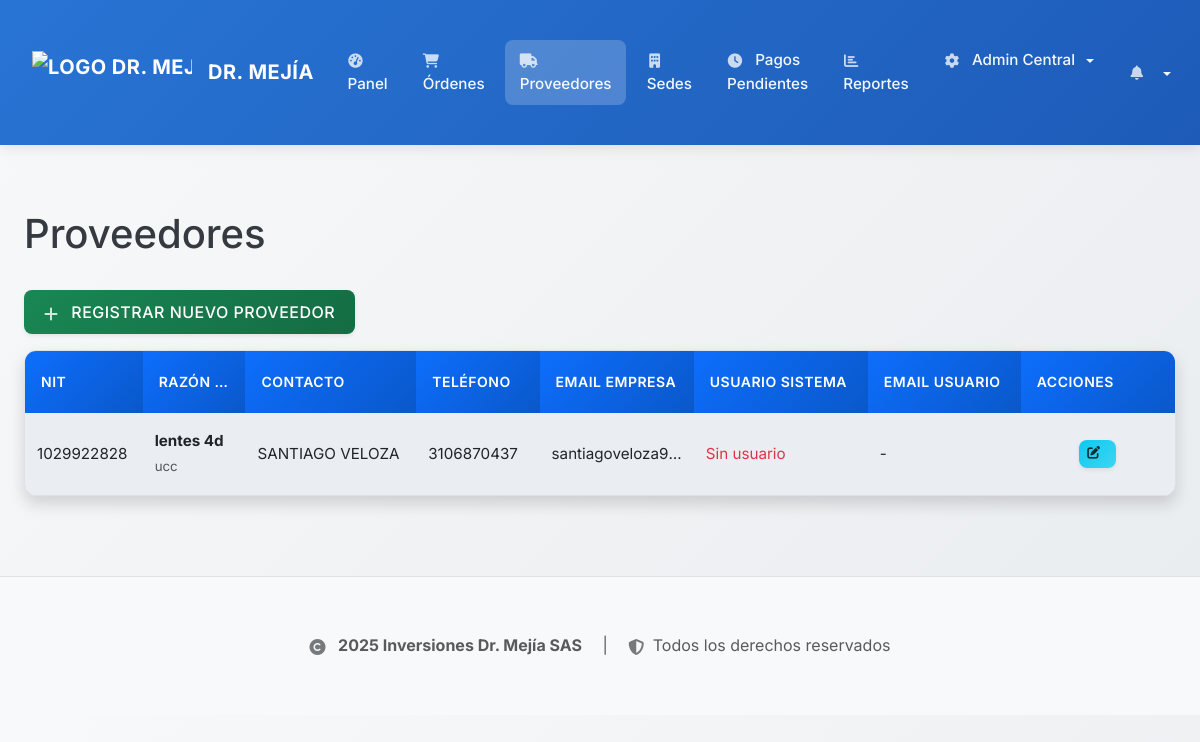
Page /providers (signed in) on the earlier database version.
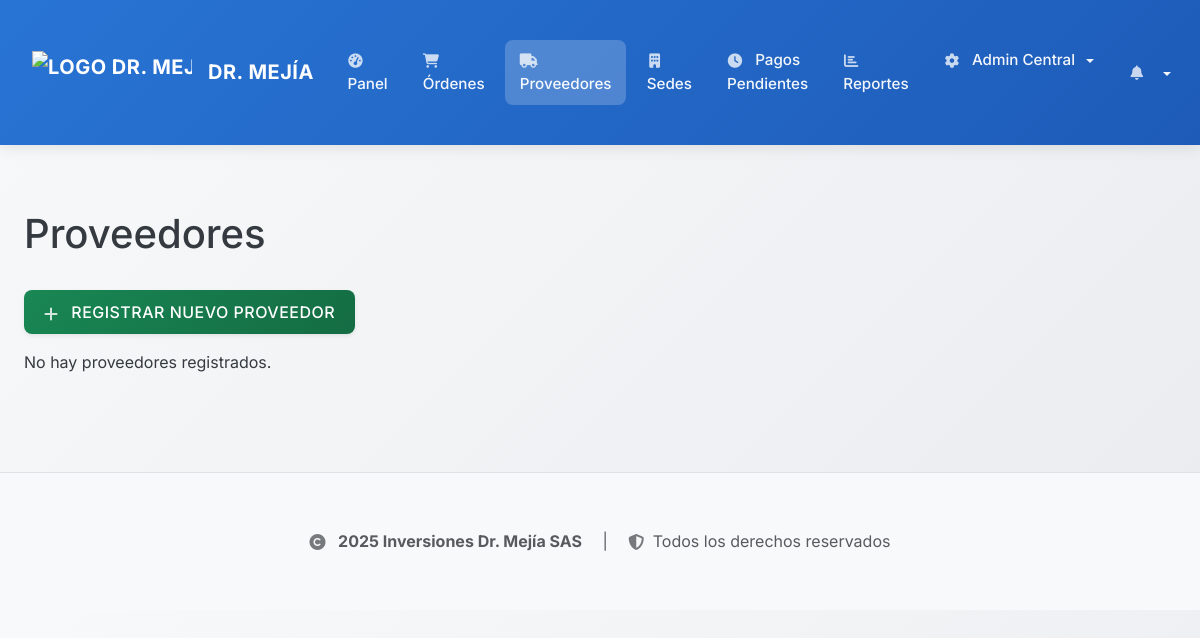
Same page on the later database version.
### backend/app/models.py (models this page shows, shortened)
class Provider(db.Model):
    id = db.Column(db.Integer, primary_key=True)
    nit = db.Column(db.String(20), nullable=False, unique=True)  # NIT único del proveedor
    razon_social = db.Column(db.String(200), nullable=False)  # Razón social oficial
    name = db.Column(db.String(128), nullable=False)  # Nombre comercial (mantener para compatibilidad)
    contact_person = db.Column(db.String(128))  # Persona de contacto
    phone = db.Column(db.String(20))  # Teléfono
    email = db.Column(db.String(120), unique=True)  # Correo electrónico
    address = db.Column(db.String(500))  # Dirección (expandida)
    registered_at = db.Column(db.DateTime, default=datetime.utcnow)
    orders = db.relationship('WorkOrder', backref='provider', lazy=True)
    payments_received = db.relationship('Payment', backref='provider_paid', lazy=True)

### backend/app/routes.py (the view)
@bp.route('/providers')
@login_required
@role_required('admin', 'asistente')
def list_providers():
    providers = Provider.query.order_by(Provider.name).all()
    return render_template('proveedores/list.html', title='Lista de Proveedores', providers=providers)

### backend/app/models.py (called while the page is built)
@login_manager.user_loader
def load_user(user_id):
    return User.query.get(int(user_id))

### backend/app/routes.py (called while the page is built, shortened)
def role_required(*roles):
    def wrapper(fn):
        @wraps(fn)
        def decorated_view(*args, **kwargs):
            if not current_user.is_authenticated:
                return login_manager.unauthorized()
            if current_user.role not in roles:
                flash('No tienes permiso para acceder a esta página.', 'danger')
                return redirect(url_for('main.index'))
            return fn(*args, **kwargs)
        return decorated_view
    return wrapper

@bp.context_processor
def inject_notifications():
    if current_user.is_authenticated:
        unread_notifications_count = Notification.query.filter_by(user_id=current_user.id, is_read=False).count()
        latest_notifications = Notification.query.filter_by(user_id=current_user.id).order_by(Notification.created_at.desc()).limit(5).all()
        sede_messages_count = 0
        return dict(
            unread_notifications_count=unread_notifications_count,
            latest_notifications=latest_notifications,
            sede_messages_count=sede_messages_count
        )
    return dict(unread_notifications_count=0, latest_notifications=[])

### backend/app/security.py (called while the page is built)
def log_security_event(event_type, description, severity='WARNING', user=None, metadata=None):
    if user is None:
        if hasattr(current_user, 'is_authenticated') and current_user.is_authenticated:
            user = current_user
        else:
            user = None
    AuditLog.log_action(
        action_type=event_type,
        description=description,
        user=user,
        severity=severity,
        category='SECURITY',
        metadata=metadata,
        requires_attention=severity in ['CRITICAL', 'ERROR']
    )

### frontend/templates/proveedores/list.html (shortened to what this page needs)
{% extends "base.html" %}
{% block content %}
    <h1 class="mb-4">Proveedores</h1>
    <p>
        <a href="{{ url_for('main.create_provider') }}" class="btn btn-success">
            <i class="fas fa-plus"></i> Registrar Nuevo Proveedor
        </a>
    </p>
    {% if providers %}
        <div class="table-scroll-wrapper">
            <div class="table-responsive">
                <table class="table table-striped table-hover table-proveedores">
                    <thead>
                        <tr>
                            <th>NIT</th>
                            <th>Razón Social</th>
                            <th>Contacto</th>
                            <th>Teléfono</th>
                            <th>Email Empresa</th>
                            <th>Usuario Sistema</th>
                            <th>Email Usuario</th>
                            <th>Acciones</th>
                        </tr>
                    </thead>
                <tbody>
                    {% for provider in providers %}
                    <tr class="clickable-row" data-provider-id="{{ provider.id }}">
                        <td>{{ provider.nit or '-' }}</td>
                        <td>
                            <strong>{{ provider.razon_social or provider.name or '-' }}</strong>
                            {% if provider.name and provider.name != provider.razon_social %}
                                <br><small class="text-muted">{{ provider.name }}</small>
                            {% endif %}
                        </td>
                        <td>{{ provider.contact_person or '-' }}</td>
                        <td>{{ provider.phone or '-' }}</td>
                        <td>{{ provider.email or '-' }}</td>
                        <td>
                            {% set user = provider.users|first if provider.users else none %}
                            {% if user %}
                                <strong>{{ user.username }}</strong>
                                <br><small class="text-muted">Creado: {{ user.created_at.strftime('%d/%m/%Y') if user.created_at else '-' }}</small>
                            {% else %}
                                <span class="text-danger">Sin usuario</span>
                            {% endif %}
                        </td>
                        <td>
                            {% set user = provider.users|first if provider.users else none %}
                            {{ user.email if user else '-' }}
                        </td>
                        <td>
                            <div class="btn-group" role="group">
                                <a href="{{ url_for('main.edit_provider', provider_id=provider.id) }}"
                                   class="btn btn-sm btn-info" title="Editar Proveedor">
                                   <i class="fas fa-edit"></i>
                                </a>
                                {% set user = provider.users|first if provider.users else none %}
                            </div>
                        </td>
                    </tr>
                    {% endfor %}
                </tbody>
            </table>
        </div>
    </div>
    {% else %}
        <p>No hay proveedores registrados.</p>
    {% endif %}
{% endblock %}

### frontend/templates/base.html (shortened to what this page needs)
<!DOCTYPE html>
<html lang="es">
<head>
    <link href="https://cdn.jsdelivr.net/npm/bootstrap@5.3.0/dist/css/bootstrap.min.css" rel="stylesheet">
    <link rel="stylesheet" href="https://cdnjs.cloudflare.com/ajax/libs/font-awesome/6.4.0/css/all.min.css">
    <link rel="stylesheet" href="{{ url_for('static', filename='css/styles.css') }}">
    <link rel="stylesheet" href="{{ url_for('static', filename='css/style.css') }}">
</head>
    <body class="fade-in-up navbar-present">
    <nav class="navbar navbar-expand-lg navbar-dark bg-primary">
        <div class="container-fluid">
            <a class="navbar-brand d-flex align-items-center" href="{{ url_for('main.index') }}">
                <img src="https://res.cloudinary.com/dwdnfpr8i/image/upload/v1762146543/logo-DR_MEJIA_za9ocq.png"
                     alt="Logo Dr. Mejía"
                     class="navbar-logo me-2">Dr. Mejía
            </a>
            <div class="collapse navbar-collapse" id="navbarNav">
                <ul class="navbar-nav me-auto">
                    {% if current_user.is_authenticated %}
                        <li class="nav-item">
                            <a class="nav-link" href="{{ url_for('main.index') }}">
                                <i class="fas fa-tachometer-alt"></i> Panel
                            </a>
                        </li>
                        <li class="nav-item">
                            <a class="nav-link" href="{{ url_for('main.list_orders') }}">
                                <i class="fas fa-shopping-cart"></i> Órdenes
                            </a>
                        </li>
                        {% if current_user.role == 'admin' or current_user.role == 'asistente' %}
                            <li class="nav-item">
                                <a class="nav-link" href="{{ url_for('main.list_providers') }}">
                                    <i class="fas fa-truck"></i> Proveedores
                                </a>
                            </li>
                            <li class="nav-item">
                                <a class="nav-link" href="{{ url_for('main.list_sedes') }}">
                                    <i class="fas fa-building"></i> Sedes
                                </a>
                            </li>
                            <li class="nav-item">
                                <a class="nav-link" href="{{ url_for('main.list_pending_payments') }}">
                                    <i class="fas fa-clock"></i> Pagos Pendientes
                                </a>
                            </li>
                            <li class="nav-item">
                                <a class="nav-link" href="{{ url_for('main.reports') }}">
                                    <i class="fas fa-chart-bar"></i> Reportes
                                </a>
                            </li>
                        {% endif %}
                        {% if current_user.role == 'admin' %}
                            <li class="nav-item dropdown">
                                <a class="nav-link dropdown-toggle" href="#" id="adminDropdown" role="button" data-bs-toggle="dropdown" aria-expanded="false">
                                    <i class="fas fa-cog"></i> Admin Central
                                </a>
                            </li>
                        {% endif %}
                    {% endif %}
                </ul>
                <ul class="navbar-nav">
                    {% if current_user.is_authenticated %}
                        <li class="nav-item dropdown">
                            <a class="nav-link dropdown-toggle position-relative" href="#" id="notificationsDropdown" role="button" data-bs-toggle="dropdown" aria-expanded="false">
                                <i class="fas fa-bell"></i>
                            </a>
                        </li>
                        <li class="nav-item dropdown">
                            <a class="nav-link dropdown-toggle" href="#" id="navbarDropdown" role="button" data-bs-toggle="dropdown" aria-expanded="false">
                            </a>
                        </li>
                    {% else %}
                        <li class="nav-item">
                            <a class="nav-link" href="{{ url_for('main.login') }}">
                                <i class="fas fa-sign-in-alt me-1"></i> Iniciar Sesión
                            </a>
                        </li>
                    {% endif %}
                </ul>
            </div>
        </div>
    </nav>
    <div class="container-fluid main-content">
        {% block content %}{% endblock %}
    </div>
    <footer class="mt-5 py-4 bg-light border-top">
        <div class="container-fluid">
            <div class="row align-items-center">
                <div class="col-12 text-center">
                    <p class="text-muted mb-0">
                        <i class="fas fa-copyright me-2"></i>
                        <strong>2025 Inversiones Dr. Mejía SAS</strong>
                        <span class="mx-3">|</span>
                        <i class="fas fa-shield-alt me-1"></i>
                        Todos los derechos reservados
                    </p>
                </div>
            </div>
        </div>
    </footer>
</body>
</html>

### frontend/static/css/styles.css (style rules this page uses)
:root { --primary-color: #0d6efd; --primary-dark: #0a58ca; --primary-light: #6ea8fe; --success-color: #198754; --warning-color: #fd7e14; --danger-color: #dc3545; --info-color: #0dcaf0; --dark-color: #212529; --light-color: #f8f9fa; --white: #ffffff; --gray-100: #f8f9fa; --gray-200: #e9ecef; --gray-300: #dee2e6; --gray-500: #6c757d; --gray-700: #495057; --gray-800: #343a40; --gray-900: #212529; --shadow-sm: 0 0.125rem 0.25rem rgba(0, 0, 0, 0.075); --shadow-md: 0 0.5rem 1rem rgba(0, 0, 0, 0.15); --shadow-lg: 0 1rem 3rem rgba(0, 0, 0, 0.175); --border-radius: 0.5rem; --border-radius-lg: 0.75rem; --transition: all 0.3s ease; }
body { font-family: 'Inter', 'Segoe UI', -apple-system, BlinkMacSystemFont, sans-serif; background: linear-gradient(135deg, #f8f9fa 0%, #e9ecef 100%); color: var(--gray-800); line-height: 1.6; font-weight: 400; padding-top: 120px; position: relative; }
.navbar { box-shadow: 0 2px 15px rgba(0, 0, 0, 0.1); border-bottom: none; backdrop-filter: blur(10px); background: linear-gradient(135deg, #2874d4 0%, #1e5bb8 100%) !important; position: fixed; top: 0; left: 0; right: 0; width: 100%; z-index: 1050; padding: 0.5rem 1rem; height: auto; min-height: 65px; }
.navbar-logo { height: 42px; width: auto; max-width: 160px; object-fit: contain; filter: brightness(1.1); }
.navbar .container-fluid { padding-left: 1rem; padding-right: 1rem; }
.navbar .dropdown { position: relative; }
.navbar-brand { font-weight: 700; font-size: 1.25rem; text-transform: uppercase; letter-spacing: 0.5px; display: flex; align-items: center; gap: 0.5rem; padding: 0.25rem 0; color: white !important; transition: all 0.3s ease; }
.nav-link { font-weight: 500; transition: var(--transition); border-radius: 0.5rem; margin: 0 0.2rem; padding: 0.5rem 0.9rem !important; font-size: 0.95rem; color: rgba(255, 255, 255, 0.95) !important; position: relative; }
.nav-link i { margin-right: 0.4rem; font-size: 0.9rem; }
.dropdown-toggle::after { margin-left: 0.4rem; vertical-align: 0.1em; }
.btn { border-radius: var(--border-radius); font-weight: 500; text-transform: uppercase; letter-spacing: 0.5px; transition: var(--transition); box-shadow: var(--shadow-sm); border: none; padding: 0.625rem 1.25rem; }
.btn-success { background: linear-gradient(135deg, var(--success-color) 0%, #146c43 100%); }
.fa, .fas, .far, .fal, .fad, .fab { vertical-align: middle; line-height: 1; }
#notificationsDropdown { position: relative; }
.fas, .fa { margin-right: 0.5rem; opacity: 0.8; vertical-align: middle; line-height: 1; }
.btn i { vertical-align: middle; display: inline-flex; align-items: center; justify-content: center; margin-right: 0.5rem; line-height: 1; }
.nav-link i { display: inline-flex; align-items: center; justify-content: center; min-width: 1rem; margin-right: 0.5rem; text-align: center; vertical-align: middle; }
i.fas, i.fa, i.far, i.fal, i.fad, i.fab { display: inline-flex !important; align-items: center !important; justify-content: center !important; vertical-align: middle !important; line-height: 1 !important; }
.container-fluid { padding: 1rem 1.5rem 2rem 1.5rem; position: relative; z-index: 1; margin-top: 0; }
.main-content { position: relative; z-index: 10; }
.main-content { margin-top: 1rem; padding-top: 1rem; }
.main-content > h1:first-child, .main-content > .d-flex:first-child, .first-content-element { margin-top: 2rem !important; padding-top: 1.5rem !important; }
body.navbar-present { padding-top: calc(90px + 1rem); }
@media (max-width: 1200px) { .container-fluid { padding: 2rem 1.5rem; } }
.fade-in-up { animation: fadeInUp 0.6s ease-out; }
.mb-4 { margin-bottom: 2rem !important; }
body { position: relative; }
.position-relative { position: relative !important; }

Differences in the rows shown:
removed Provider: nit "1029922828", razon_social "lentes 4d", name "ucc", contact_person "SANTIAGO VELOZA", phone "3106870437", email "santiagoveloza9…", email "-"
Other differences:
text no longer shown: "NIT RAZÓN… CONTACTO TELÉFONO EMAIL EMPRESA USUARIO SISTEMA EMAIL USUARIO ACCIONES"
text now shown: "No hay proveedores registrados."
